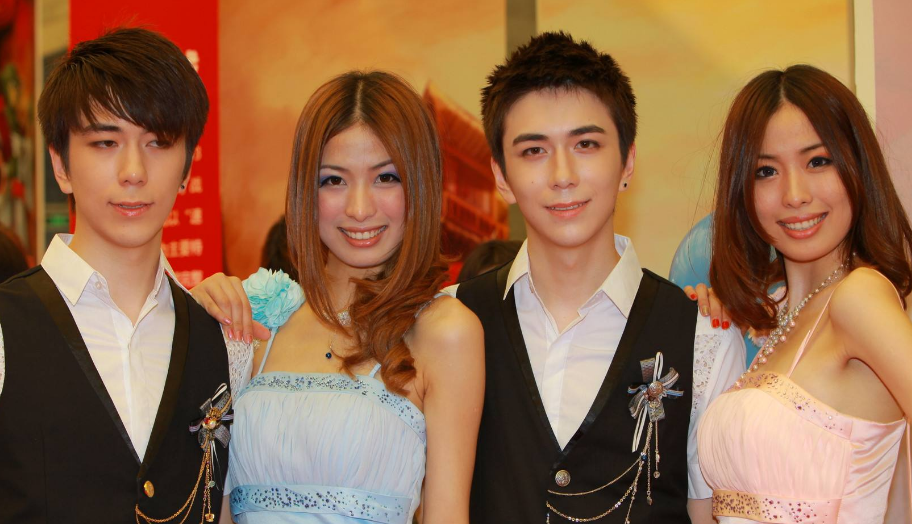
#> input picture faceai/img/gather.png, 912 x 524 px
$ python detectionOpencv.py
#> lines starting #> are read from the running program, lines starting #| are printed output that depends on the picture; after the words box and inside, x2 and y2 are one past the last pixel; in counts of white or black regions, pixels touching at a corner belong together
#coding=utf-8
#图片检测 - OpenCV版本
import cv2
import datetime
import time

filepath = "img/xingye-1.png"
filepath = "img/face_recognition/Gates.png"
filepath = "img/gather.png"
# OpenCV人脸识别分类器
classifier = cv2.CascadeClassifier(
    "D:\download\opencv-master\opencv-master\data\haarcascades\haarcascade_frontalface_default.xml"
)

# 程序开始时间
startTime = datetime.datetime.now()

img = cv2.imread(filepath)  # 读取图片
#> img is the input picture: shape (524, 912, 3); mean B, G, R 73.9, 104, 145.3
gray = cv2.cvtColor(img, cv2.COLOR_BGR2GRAY)  # 转换灰色
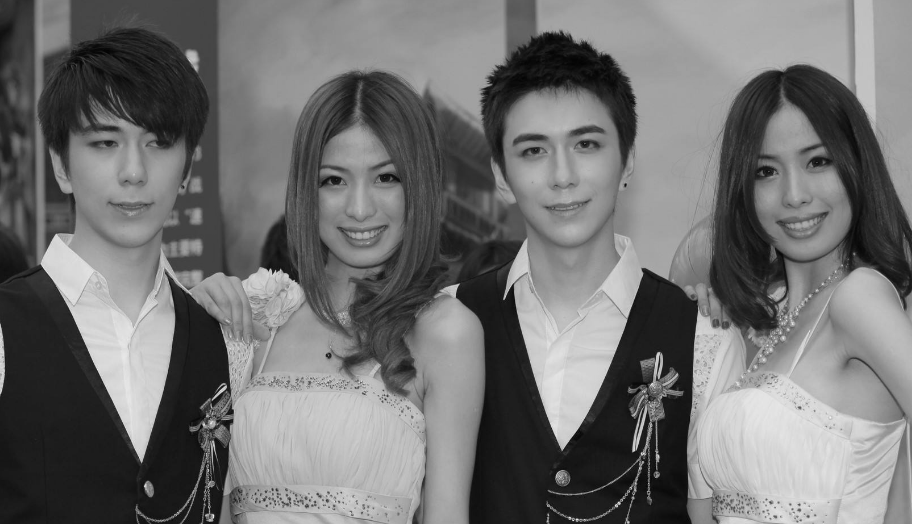
#> gray: shape (524, 912); min 2, max 246, mean 112.9
color = (0, 255, 0)  # 定义绘制颜色
# 调用识别人脸
faceRects = classifier.detectMultiScale(
    gray, scaleFactor=1.2, minNeighbors=3, minSize=(32, 32))
#> faceRects = [[413, 318, 75, 75], [731, 119, 130, 130], [298, 137, 122, 122], [484, 87, 156, 156], [56, 91, 150, 150]]
if len(faceRects):  # 大于0则检测到人脸
    for faceRect in faceRects:  # 单独框出每一张人脸
        x, y, w, h = faceRect
        # 框出人脸
        cv2.rectangle(img, (x, y), (x + h, y + w), color, 2)
        # 左眼
        cv2.circle(img, (x + w // 4, y + h // 4 + 30), min(w // 8, h // 8),
                   color)
        #右眼
        cv2.circle(img, (x + 3 * w // 4, y + h // 4 + 30), min(w // 8, h // 8),
                   color)
        #嘴巴
        cv2.rectangle(img, (x + 3 * w // 8, y + 3 * h // 4),
                      (x + 5 * w // 8, y + 7 * h // 8), color)
#> this loop made 5 passes
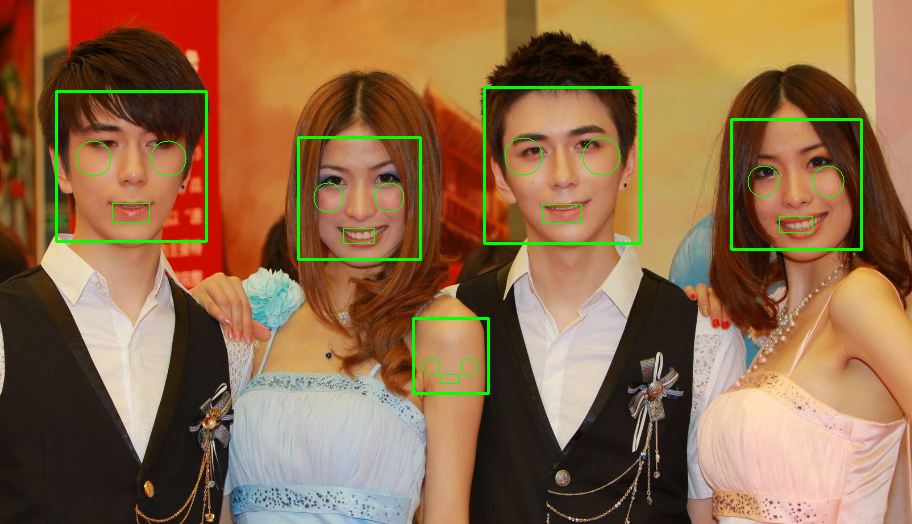
#> img: shape (524, 912, 3); 1.86% of pixels changed, all inside (x1, y1, x2, y2) = (55, 86, 863, 395)

# 程序结束时间
endTime = datetime.datetime.now()
print((endTime - startTime))
cv2.imshow("image", img)  # 显示图像
cv2.waitKey(0)
cv2.destroyAllWindows()

$ run again, with faceai/img/xingye-2.png copied over faceai/img/gather.png
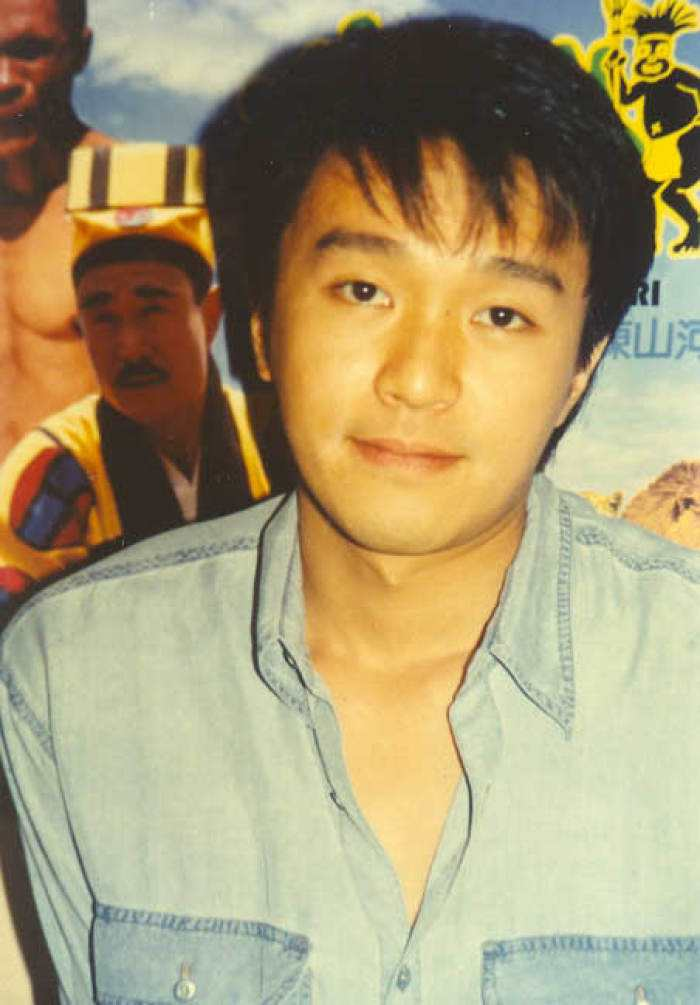
#> input picture faceai/img/xingye-2.png, 700 x 1005 px
#> img is the input picture: shape (1005, 700, 3); mean B, G, R 116.3, 155.4, 169.4
#> `gray = cv2.cvtColor(img, cv2.COLOR_BGR2GRAY)`:
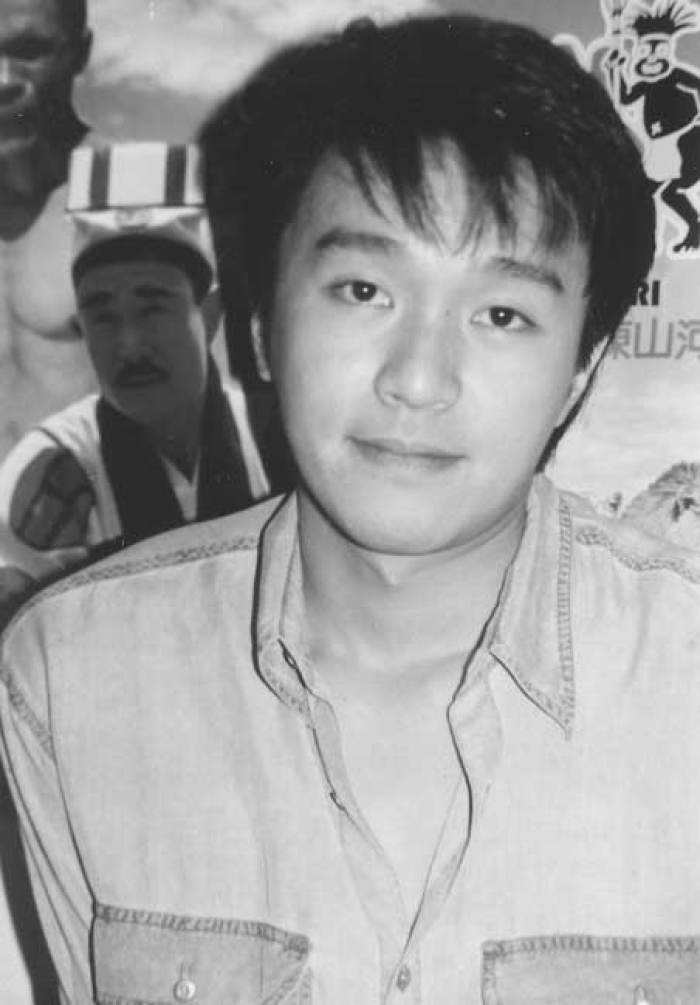
#> gray: shape (1005, 700); min 21, max 250, mean 155.1
#> faceRects = [[247, 183, 352, 352]]
#> the loop `for faceRect in faceRects:` made 1 pass
#> after the loop `for faceRect in faceRects:`:
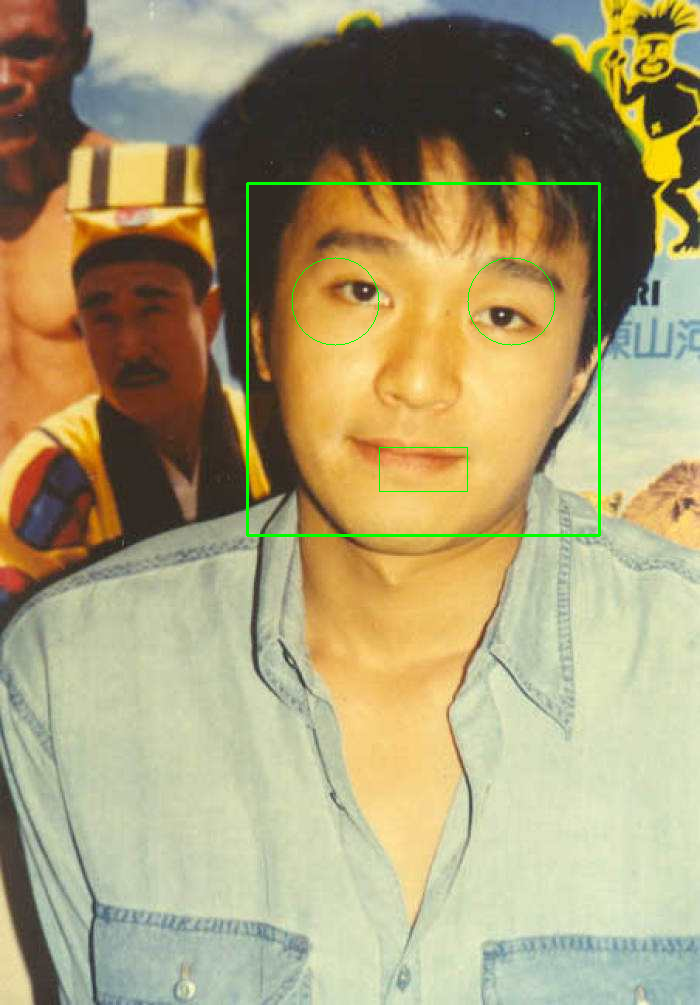
#> img: shape (1005, 700, 3); 0.71% of pixels changed, all inside (x1, y1, x2, y2) = (246, 182, 601, 537)

$ run again, with faceai/img/xingye-3.png copied over faceai/img/gather.png
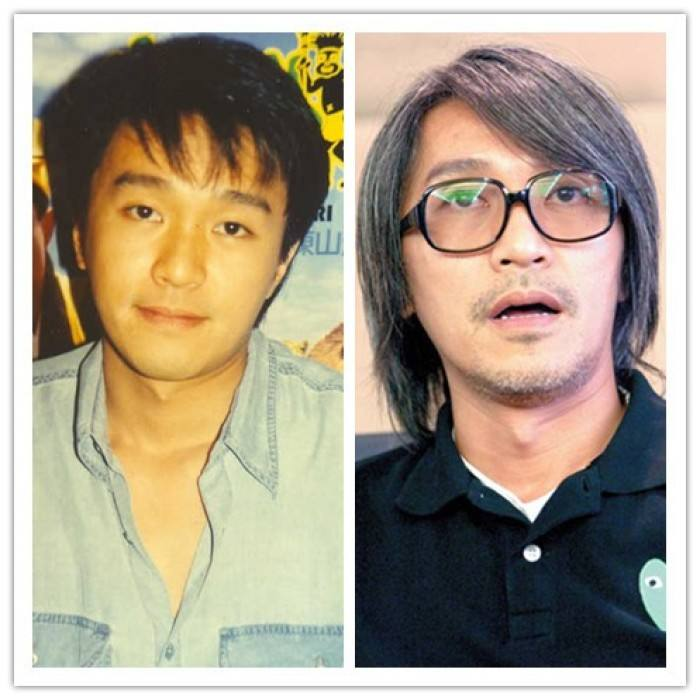
#> input picture faceai/img/xingye-3.png, 700 x 700 px
#> img is the input picture: shape (700, 700, 3); mean B, G, R 138.3, 156.8, 168.4
#> `gray = cv2.cvtColor(img, cv2.COLOR_BGR2GRAY)`:
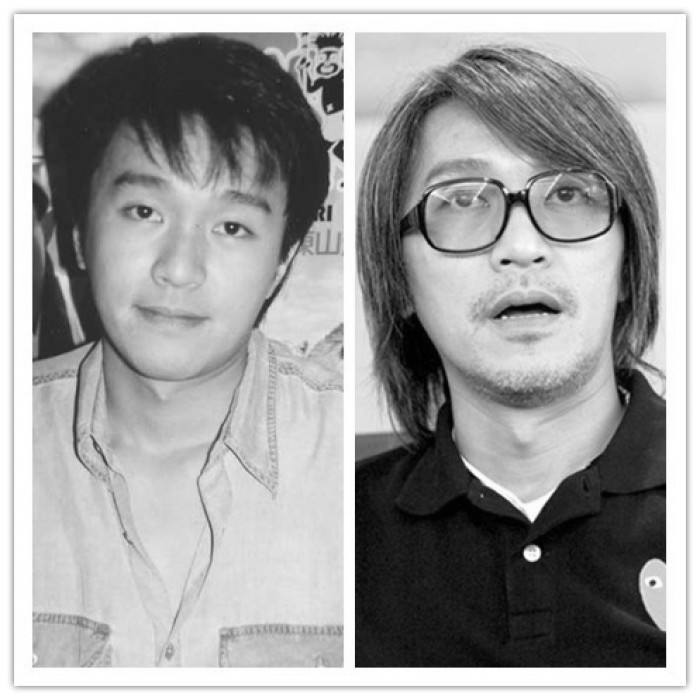
#> gray: shape (700, 700); min 0, max 255, mean 158.1
#> faceRects = [[72, 144, 219, 219], [382, 98, 286, 286]]
#> the loop `for faceRect in faceRects:` made 2 passes
#> after the loop `for faceRect in faceRects:`:
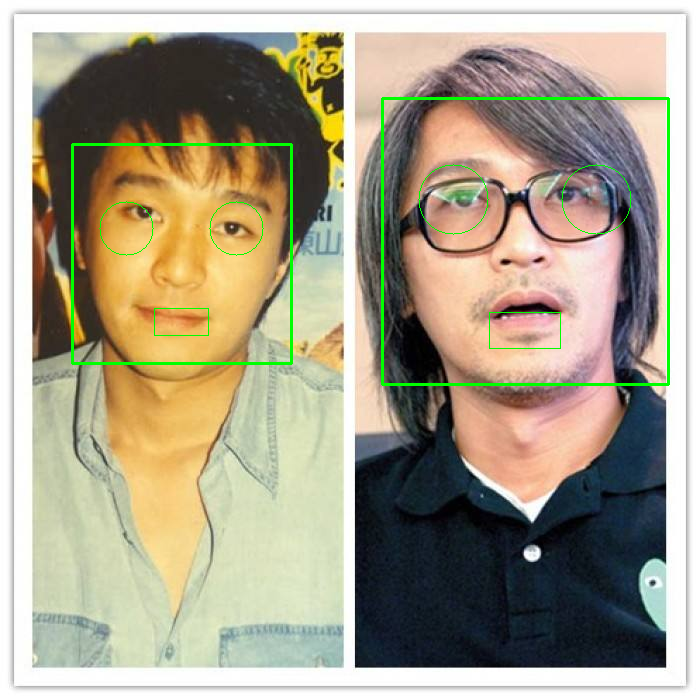
#> img: shape (700, 700, 3); 1.45% of pixels changed, all inside (x1, y1, x2, y2) = (71, 97, 670, 386)
